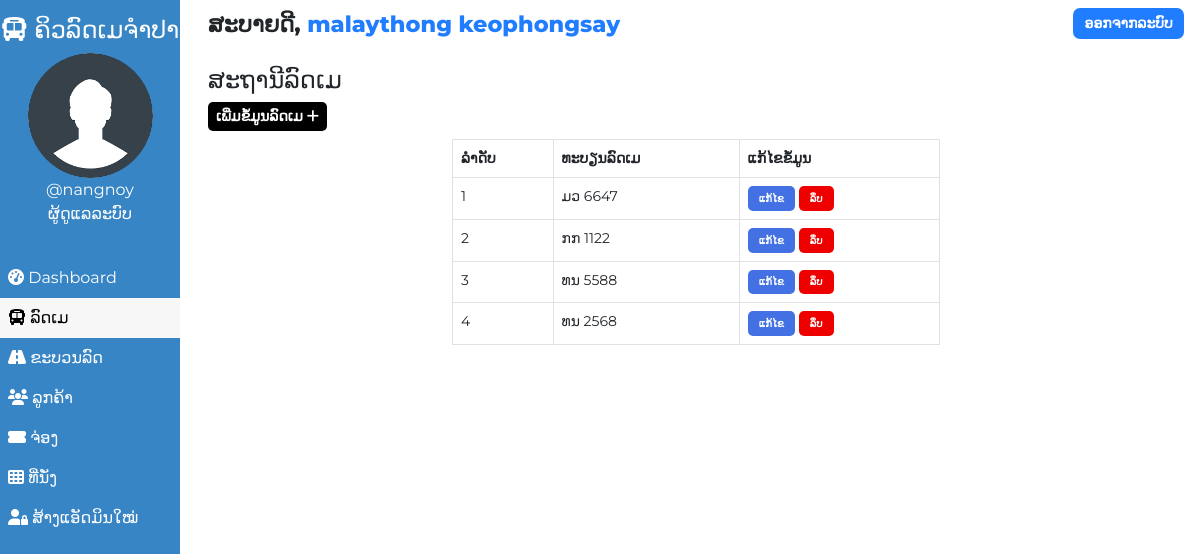
The app's page /admin/bus.php (signed in) with its own data.
### tables this page shows
CREATE TABLE IF NOT EXISTS `users` (
  `user_id` int NOT NULL AUTO_INCREMENT,
  `user_fullname` varchar(100) NOT NULL,
  `user_name` varchar(30) NOT NULL,
  `user_password` varchar(255) NOT NULL,
  `user_created` datetime NOT NULL DEFAULT CURRENT_TIMESTAMP,
  PRIMARY KEY (`user_id`)
);

CREATE TABLE IF NOT EXISTS `buses` (
  `id` int NOT NULL AUTO_INCREMENT,
  `bus_no` varchar(255) NOT NULL,
  `bus_assigned` tinyint(1) NOT NULL DEFAULT '0',
  `bus_created` datetime NOT NULL DEFAULT CURRENT_TIMESTAMP,
  PRIMARY KEY (`id`)
);

### admin/bus.php (the view, shortened to what this page needs)
<!DOCTYPE html>
<html lang="en">
<head>
    <link href="https://cdn.jsdelivr.net/npm/bootstrap@5.0.1/dist/css/bootstrap.min.css" rel="stylesheet">
    <?php
        $page="bus";
    ?>
</head>
<body>
    <?php require '../assets/partials/_admin-header.php';?>
        <?php
            $resultSql = "SELECT * FROM `buses` ORDER BY bus_created DESC";
            $resultSqlResult = mysqli_query($conn, $resultSql);
            if(!mysqli_num_rows($resultSqlResult)){ ?>
                <div class="container mt-4">
                    <div id="noCustomers" class="alert alert-dark " role="alert">
                        <h1 class="alert-heading">ບໍ່ພົບລົດເມ!!</h1>
                        <p class="fw-light">ເພີ່ມເປັນຄົນທຳອິດ!</p>
                        <hr>
                        <div id="addCustomerAlert" class="alert alert-success" role="alert">
                                Click on <button id="add-button" class="button btn-sm"type="button"data-bs-toggle="modal" data-bs-target="#addModal">ADD <i class="fas fa-plus"></i></button> to add a bus!
                        </div>
                    </div>
                </div>
            <?php }
            else { ?>
            <section id="bus">
                <div id="head">
                    <h4>ສະຖານີລົດເມ</h4>
                </div>
                <div id="bus-results">
                    <div>
                        <button id="add-button" class="button btn-sm" type="button"data-bs-toggle="modal" data-bs-target="#addModal">ເພີ່ມຂໍ້ມູນລົດເມ <i class="fas fa-plus"></i></button>
                    </div>
                    <table class="table table-hover table-bordered">
                        <thead>
                            <th>ລຳດັບ</th>
                            <th>ທະບຽນລົດເມ</th>
                            <th>ແກ້ໄຂຂໍ້ມູນ</th>
                        </thead>
                        <?php
                            $ser_no = 0;
                            while($row = mysqli_fetch_assoc($resultSqlResult))
                            {
                                $ser_no++;
                                $id = $row["id"];
                                $busno = $row["bus_no"];
                        ?>
                        <tr>
                            <td>
                                <?php
                                    echo $ser_no;
                                ?>
                            </td>
                            <td>
                                <?php
                                    echo $busno;
                                ?>
                            </td>
                            <td>
                            <button class="button edit-button " data-link="<?php echo $_SERVER['REQUEST_URI']; ?>" data-id="<?php
                                                echo $id;?>" data-busno="<?php
                                                echo $busno;?>"
                                                >ແກ້ໄຂ</button>
                                            <button class="button delete-button" data-bs-toggle="modal" data-bs-target="#deleteModal" data-id="<?php
                                                echo $id;?>">ລຶບ</button>
                            </td>
                        </tr>
                        <?php
                        }
                    ?>
                    </table>
                </div>
            </section>
            <?php } ?>
        </div>
    </main>
</body>
</html>

### assets/partials/_admin-header.php (shortened to what this page needs)
<?php
    $conn = db_connect();
    $user_id = $_SESSION['user_id'];
    $sql = "SELECT * FROM users WHERE user_id = $user_id";
    $result = mysqli_query($conn, $sql);
    if($row = mysqli_fetch_assoc($result))
    {
        $user_fullname = $row["user_fullname"];
        $user_name = $row["user_name"];
    }
?>
    <main id="container">
        <div id="sidebar">
            <h4><i class="fas fa-bus"></i> ຄິວລົດເມຈຳປາ</h4>
            <div>
                <img class="adminDp" src="../assets/img/userav-min.png" height="125px" alt="Admin Profile Pic">
                <p>
                    <?php  echo '@'.$user_name;  ?>
                </p>
                <p>ຜູ້ດູແລລະບົບ</p>
            </div>
            <ul id="options">
                <li class="option <?php if($page=='dashboard'){ echo 'active';}?>">
                    <a href="./dashboard.php">
                    <i class="fas fa-tachometer-alt"></i> Dashboard
                    </a>
                </li>
                <li class="option <?php if($page=='bus'){ echo 'active';}?>">
                    <a href="./bus.php">
                    <i class="fas fa-bus"></i> ລົດເມ
                    </a>
                </li>
                <li class="option <?php if($page=='route'){ echo 'active';}?>">
                    <a href="./route.php">
                    <i class="fas fa-road"></i> ຂະບວນລົດ
                    </a>
                </li>
                <li class="option <?php if($page=='customer'){ echo 'active';}?>">
                    <a href="./customer.php">
                    <i class="fas fa-users"></i> ລູກຄ້າ
                    </a>
                </li>
                <li class="option <?php if($page=='booking'){ echo 'active';}?>">
                    <a href="./booking.php">
                    <i class="fas fa-ticket-alt"></i> ຈ່ອງ
                    </a>
                </li>
                <li class="option <?php if($page=='seat'){ echo 'active';}?>">
                    <a href="./seat.php">
                    <i class="fas fa-th"></i> ທີ່ນັ່ງ
                    </a>
                </li>
                <li class="option <?php if($page=='signup'){ echo 'active';}?>">
                    <a href="./signup.php">
                    <i class="fas fa-user-lock"></i> ສ້າງແອັດມິນໃໝ່
                    </a>
                </li>
            </ul>
        </div>
        <div id="main-content">
            <section id="welcome">
                <ul>
                    <li class="welcome-item">ສະບາຍດີ,
                        <span id="USER">
                            <?php
                                echo $user_fullname;
                            ?>
                        </span>
                    </li>
                    <li class="welcome-item">
                        <button id="logout" class="btn-sm">
                            <a href="../assets/partials/_logout.php">ອອກຈາກລະບົບ</a>
                        </button>
                    </li>
                </ul>
            </section>

### assets/styles/admin.php (style rules this page uses)
body { margin: 0; box-sizing: border-box; font-family: 'Montserrat', sans-serif; background-color: white; }
html { scroll-behavior: smooth; }
*, *::after, *::before { box-sizing: inherit; }
#USER { color: #207DFF; }
.adminDp { border-radius: 50%; }
#welcome { background-color: white; }
#welcome ul { display: flex; justify-content: space-between; list-style-type: none; padding: 0; margin: 0; }
#welcome li { margin: 0 1rem; padding: 0.5rem 0; }
#welcome li:first-child { font-weight: 800; font-size: 1.4rem; }
#logout { padding: 0.3rem 0.7rem; background-color: #207DFF; font-weight: 600; outline: none; border: none; border-radius: 7px; }
#logout a { color: white; text-decoration: none; }
@media only screen and (min-width:1000px) { #sidebar { text-align: center; background-color: #3885c5; color: white; width: 15%; position: fixed; top: 0%; padding-top: 1rem; z-index: 2; height: 100vh; } }
@media only screen and (min-width:1000px) { #sidebar p { margin: 0; } }
@media only screen and (min-width:1000px) { #sidebar ul { margin-top: 2rem; } }
@media only screen and (min-width:1000px) { #options { list-style-type: none; text-align: left; padding-left: 0; } }
@media only screen and (min-width:1000px) { .option a { display: block; padding: 0.5rem; text-decoration: none; color: inherit; } }
@media only screen and (min-width:1000px) { .active { background-color:#f7f7f7; color:black; } }
@media only screen and (min-width:1000px) { #main-content { margin-left: 16%; } }

### assets/styles/admin-options.php (style rules this page uses)
* { font-family: Montserrat; }
#booking #head, #customer #head, #route #head, #seat #head, #bus #head { padding-top: 1rem; }
#booking, #customer, #route, #bus, #seat { padding: 0 1rem; }
#booking-results > div, #customer-results > div, #route-results > div, #bus-results > div { margin-bottom: 0.5rem; }
#booking-results button, #customer-results button, #route button, #bus-results button { border-radius: 5px; }
.button { border: none; font-weight: bold; text-transform: uppercase; }
#add-button { background-color: black; color: white; }
table { font-size: 14px; }
#bus table { width: 50%; margin: 0 auto; }
#bus .edit-button, #bus .delete-button, #route .edit-button, #route .delete-button, #customer .edit-button, #customer .delete-button { padding: 0.3rem 0.7rem; }
table th,td { padding-left: 0.3rem; }
table button { color: white; }
.edit-button { background-color: #4370E2; }
.delete-button { background-color: #EF0000; }
.edit-button, .delete-button { font-size: 10px }

### records on screen
users: user_name "nangnoy", user_fullname "malaythong keophongsay"
buses: bus_no "ມວ 6647"
buses: bus_no "ກກ 1122"
buses: bus_no "ທນ 5588"
buses: bus_no "ທນ 2568"
